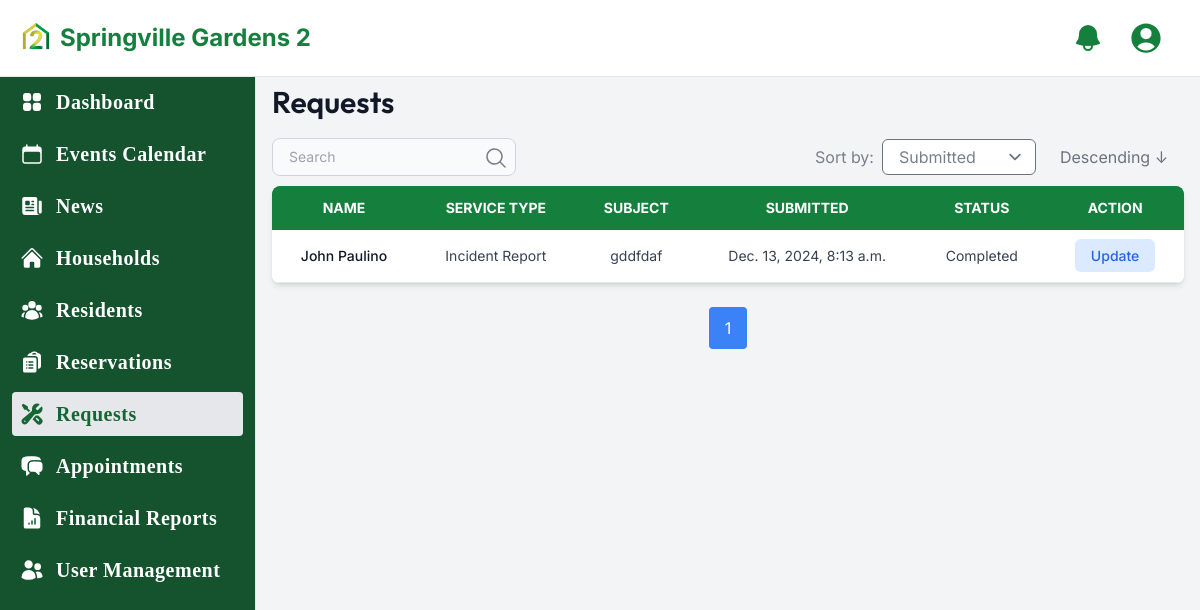
Page /officer/admin/service-request-list/ (signed in) on the earlier database version.
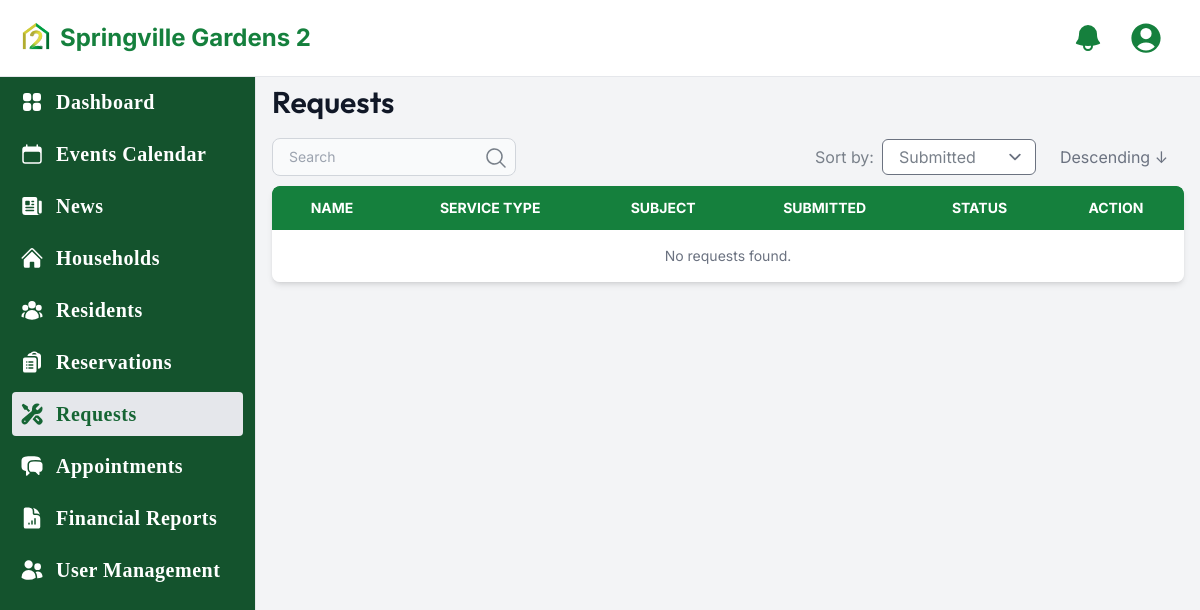
Same page on the later database version.
### SVG2/models.py (models this page shows, shortened)
class ServiceRequest(models.Model):
    SERVICE_CHOICES = (
        ('Maintenance Request', 'Maintenance Request'),
        ('Incident Report', 'Incident Report'),
    )
    REQUEST_STATUS_CHOICES = (
        ('Submitted', 'Submitted'),
        ('In Progress', 'In Progress'),
        ('Completed', 'Completed'),
        ('Canceled', 'Canceled'),
    )
    title = models.CharField(max_length=255)
    description = models.TextField(blank=True)
    service_type = models.CharField(max_length=20, choices=SERVICE_CHOICES, default='Maintenance Request')
    image = models.ImageField(upload_to='service_requests/', blank=True, null=True)
    household = models.ForeignKey(Household, on_delete=models.CASCADE, related_name='service_requests')
    status = models.CharField(max_length=20, choices=REQUEST_STATUS_CHOICES, default='Submitted')
    created_at = models.DateTimeField(auto_now_add=True)
    updated_at = models.DateTimeField(auto_now=True)

class Household(models.Model):
    BLOCK_CHOICES = (
    ('2','2'),
    ('3','3'),
    ('4','4'),
    ('5','5'),
    ('6','6'),
    ('7','7'),
    ('8','8'),
    ('10','10'),
    )
    STREET_CHOICES = (
        ('Bellflower', 'Bellflower'),
        ('Carnation', 'Carnation'),
        ('Dahlia', 'Dahlia'),
        ('Daisy', 'Daisy'),
        ('Gardenia', 'Gardenia'),
        ('Hyacinth', 'Hyacinth'),
        ('Petunia', 'Petunia'),
        ('Poinsettia', 'Poinsettia'),
        ('Primrose', 'Primrose'),
    )
    HOME_TENURE_CHOICES = (
        ('Owner', 'Owner'),
        ('Renter', 'Renter'),
        ('Caretaker', 'Caretaker'),
    )
    LAND_TENURE_CHOICES = (
        ('Owner', 'Owner'),
        ('Occupant', 'Occupant'),
        ('Settler', 'Settler'),
    )
    CONSTRUCTION_CHOICES = (
        ('Concrete', 'Concrete'),
        ('Half Concrete', 'Half Concrete'),
        ('Nipa', 'Nipa'),
        ('Wood', 'Wood'),
    )
    KITCHEN_CHOICES = (
        ('Shared', 'Shared'),
        ('Separate', 'Separate'),
    )
    WATER_FACILITY_CHOICES = (
        ('Pump', 'Pump'),
        ('Deepwell', 'Deepwell'),
        ('Primewater', 'Primewater'),
    )
    TOILET_FACILITY_CHOICES = (
        ('None', 'None'),
        ('Open Pit Owned', 'Open Pit Owned'),
        ('Open Pit Shared', 'Open Pit Shared'),
        ('Close Pit Owned', 'Close Pit Owned'),
        ('Close Pit Shared', 'Close Pit Shared'),
        ('Water Sealed Owned', 'Water Sealed Owned'),
        ('Water Sealed Shared', 'Water Sealed Shared'),
    )
    owner_name = models.OneToOneField(User, on_delete=models.CASCADE, related_name='household')
    block = models.CharField(max_length=50, choices=BLOCK_CHOICES)
    lot = models.CharField(max_length=50)
    street = models.CharField(max_length=10, choices=STREET_CHOICES)
    home_tenure = models.CharField(max_length=10, choices=HOME_TENURE_CHOICES)
    land_tenure = models.CharField(max_length=10, choices=LAND_TENURE_CHOICES)
    construction = models.CharField(max_length=13, choices=CONSTRUCTION_CHOICES)
    vehicles_owned = models.TextField(blank=True, null=True)
    kitchen = models.CharField(max_length=10, choices=KITCHEN_CHOICES)
    water_facility = models.CharField(max_length=10, choices=WATER_FACILITY_CHOICES)
    toilet_facility = models.CharField(max_length=19, choices=TOILET_FACILITY_CHOICES)
    details_changed_by_officer = models.BooleanField(default=False)

class User(AbstractUser):
    fname = models.CharField(max_length=30)
    lname = models.CharField(max_length=30)
    is_member = models.BooleanField(default=False)
    is_officer = models.BooleanField(default=False)
    profile_picture = models.ImageField(upload_to='C:/HOA_MIS/media/profile_pics/', blank=True, null=True)  # Optional field for profile picture
    phone_number = models.CharField(max_length=15, blank=True, null=True)  # Optional field for phone number
    birthdate = models.DateField(null=True, blank=True)  # Optional field for birthdate
    email = models.EmailField(unique=True)
    class Meta:
        app_label = 'SVG2'

### SVG2/views.py (the view, shortened to what this page needs)
# urls.py: path('officer/<username>/service-request-list/', RequestListView.as_view(), name='request_list'),
class RequestListView(RoleRequiredMixin, ListView):
    allowed_roles = ['is_officer']
    model = ServiceRequest
    template_name = 'officer/services/request_list.html'
    context_object_name = 'servicerequests'
    def dispatch(self, request, *args, **kwargs):
        if request.user.username != kwargs.get('username'):
            messages.error(request, "You are not authorized to access this page.", extra_tags="unauthorized")
            return redirect('login')
        return super().dispatch(request, *args, **kwargs)
    def get_queryset(self):
        queryset = super().get_queryset()
        search_query = self.request.GET.get('search', '')
        sort_by = self.request.GET.get('sort', 'updated_at')  # Default sort field
        direction = self.request.GET.get('direction', 'desc')  # Default direction
        order_by = sort_by if direction == 'asc' else '-' + sort_by
        return queryset.order_by(order_by)
    def get_context_data(self, **kwargs):
        context = super().get_context_data(**kwargs)
        search_query = self.request.GET.get('search', '')
        sort_by = self.request.GET.get('sort', 'updated_at')
        direction = self.request.GET.get('direction', 'desc')
        context['search_query'] = search_query
        context['sort_by'] = sort_by
        context['direction'] = direction
        servicerequests = self.get_queryset()  # Get filtered and sorted reservations
        paginator = Paginator(servicerequests, 6)  # Show 6 reservations per page
        page_number = self.request.GET.get('page')
        page_obj = paginator.get_page(page_number)
        context['servicerequests'] = page_obj
        return context

### SVG2/context_processors.py (called while the page is built)
def notifications_context(request):
    if request.user.is_authenticated:
        notifications = Notification.objects.filter(recipient=request.user)
    else:
        notifications = []
    return {"notifications": notifications}

def unread_notifications(request):
    if request.user.is_authenticated:
        unread_count = Notification.objects.filter(recipient=request.user, read=False).count()
    else:
        unread_count = 0
    return {'unread_count': unread_count}

### SVG2/views.py (called while the page is built)
    def dispatch(self, request, *args, **kwargs):
        user = request.user
        if user.is_authenticated and any(getattr(user, role, False) for role in self.allowed_roles):
            return super().dispatch(request, *args, **kwargs)
        return redirect('login')  # Redirect if unauthorized

### SVG2/templates/officer/services/request_list.html (shortened to what the changed rows need)
{% extends 'officer/officer_base.html' %}
{% load static %}
{% block content %}
<div class="pt-16 lg:ml-64">
    <div class="p-4 rounded-lg">
            <div class="relative shadow-md sm:rounded-lg rounded-lg overflow-hidden">
                <div class="overflow-x-auto">
                <table class="w-full text-sm text-center text-gray-500 dark:text-gray-400">
                    <thead
                        class="text-md text-white uppercase bg-green-700 dark:bg-gray-700 dark:text-gray-400">
                        <tr>
                        <th scope="col" class="px-6 py-3 bg-green-700 dark:bg-gray-700 w-1/8 rounded-tl-lg">
                            Name
                        </th>
                        <th scope="col" class="px-6 py-3 bg-green-700 dark:bg-gray-700 w-1/8">
                            Service Type
                        </th>
                        <th scope="col" class="px-6 py-3 bg-green-700 dark:bg-gray-700 w-1/8">
                            Subject
                        </th>
                        <th scope="col" class="px-6 py-3 bg-green-700 dark:bg-gray-700 w-1/8">
                            Submitted
                        </th>
                        <th scope="col" class="px-6 py-3 bg-green-700 dark:bg-gray-700 w-1/8">
                            Status
                        </th>
                        <th scope="col" class="px-6 py-3 bg-green-700 dark:bg-gray-700 w-1/8 rounded-tr-lg">
                            Action
                        </th>
                    </tr>
                </thead>
                <tbody class="bg-white dark:bg-gray-800">
                        {% for servicerequest in servicerequests %}
                        <tr class="bg-white text-gray-700 border-b border-gray-200 dark:bg-gray-800 dark:border-gray-700 hover:bg-gray-50 dark:hover:bg-gray-600">
                            <th scope="row" class="px-6 py-4 font-medium text-gray-900 whitespace-nowrap dark:text-white">
                                <a href="{% url 'view_request' user.username servicerequest.id %}" class="font-medium hover:text-blue-600">
                                    {{ servicerequest.household.owner_name.fname }} {{ servicerequest.household.owner_name.lname }}
                                </a>
                            </th>
                            <td class="px-6 py-4">
                                {{ servicerequest.service_type }}
                            </td>
                            <td class="px-6 py-4">
                                {{ servicerequest.title }}
                            </td>
                            <td class="px-6 py-4">
                                {{ servicerequest.updated_at }}
                            </td>
                            <td class="px-6 py-4">
                                {{ servicerequest.status }}
                            </td>
                            <td class="px-6 py-4">
                                <a href="{% url 'update_request_status' user.username servicerequest.id %}" class="font-medium text-blue-600 rounded-md p-2 px-4 bg-blue-100 dark:bg-blue-200 dark:text-blue-800 hover:bg-blue-300">Update</a>
                            </td>
                        </tr>
                        {% empty %}
                        <tr>
                            <td colspan="6" class="px-6 py-4 text-gray-500 dark:text-gray-400">
                                No requests found.
                            </td>
                        </tr>
                    {% endfor %}
                    </tbody>
                </table>
            </div>
        </div>
        {% if servicerequests %}
        <div class="mt-6 flex justify-center space-x-4">
          <span class="px-4 py-2 bg-blue-500 text-white rounded">{{ servicerequests.number }}</span>
        </div>
      {% endif %}
    </div>
</div>
{% endblock %}

Differences in the rows shown:
removed ServiceRequest: household.owner_name.fname "John", household.owner_name.lname "Paulino", service_type "Incident Report", title "gddfdaf", updated_at "Dec. 13, 2024, 8:13 a.m.", status "Completed"
Other differences:
{{ servicerequests.number }}: "1" → (not shown)
text now shown: "No requests found."
